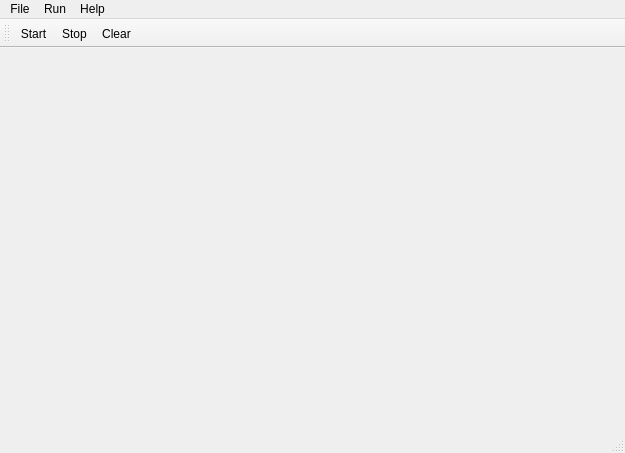
<?xml version="1.0" encoding="UTF-8"?>
<ui version="4.0">
 <class>MainWindow</class>
 <widget class="QMainWindow" name="MainWindow">
  <property name="geometry">
   <rect>
    <x>0</x>
    <y>0</y>
    <width>625</width>
    <height>453</height>
   </rect>
  </property>
  <property name="windowTitle">
   <string>MainWindow</string>
  </property>
  <widget class="QWidget" name="centralWidget">
   <layout class="QVBoxLayout" name="verticalLayout_2" stretch="0">
    <item>
     <widget class="QRootCanvas" name="canvas" native="true"/>
    </item>
   </layout>
  </widget>
  <widget class="QMenuBar" name="menuBar">
   <property name="geometry">
    <rect>
     <x>0</x>
     <y>0</y>
     <width>625</width>
     <height>20</height>
    </rect>
   </property>
   <widget class="QMenu" name="menuFile">
    <property name="title">
     <string>File</string>
    </property>
    <addaction name="actionOpen"/>
    <addaction name="separator"/>
    <addaction name="actionSave"/>
    <addaction name="actionSave_As"/>
    <addaction name="separator"/>
    <addaction name="actionExit"/>
   </widget>
   <widget class="QMenu" name="menuRun">
    <property name="title">
     <string>Run</string>
    </property>
    <addaction name="actionStart"/>
    <addaction name="actionStop"/>
    <addaction name="actionClear"/>
   </widget>
   <widget class="QMenu" name="menuHelp">
    <property name="title">
     <string>Help</string>
    </property>
    <addaction name="actionAbout"/>
   </widget>
   <addaction name="menuFile"/>
   <addaction name="menuRun"/>
   <addaction name="menuHelp"/>
  </widget>
  <widget class="QToolBar" name="mainToolBar">
   <attribute name="toolBarArea">
    <enum>TopToolBarArea</enum>
   </attribute>
   <attribute name="toolBarBreak">
    <bool>false</bool>
   </attribute>
   <addaction name="actionStart"/>
   <addaction name="actionStop"/>
   <addaction name="actionClear"/>
  </widget>
  <widget class="QStatusBar" name="statusBar"/>
  <action name="actionOpen">
   <property name="icon">
    <iconset resource="resources.qrc">
     <normaloff>:/icons/icons/open.svg</normaloff>:/icons/icons/open.svg</iconset>
   </property>
   <property name="text">
    <string>Open</string>
   </property>
  </action>
  <action name="actionSave">
   <property name="icon">
    <iconset resource="resources.qrc">
     <normaloff>:/icons/icons/save.svg</normaloff>:/icons/icons/save.svg</iconset>
   </property>
   <property name="text">
    <string>Save</string>
   </property>
  </action>
  <action name="actionSave_As">
   <property name="text">
    <string>Save As</string>
   </property>
  </action>
  <action name="actionExit">
   <property name="icon">
    <iconset resource="resources.qrc">
     <normaloff>:/icons/icons/close.svg</normaloff>:/icons/icons/close.svg</iconset>
   </property>
   <property name="text">
    <string>Exit</string>
   </property>
  </action>
  <action name="actionStart">
   <property name="icon">
    <iconset resource="resources.qrc">
     <normaloff>:/icons/icons/start.svg</normaloff>:/icons/icons/start.svg</iconset>
   </property>
   <property name="text">
    <string>Start</string>
   </property>
  </action>
  <action name="actionStop">
   <property name="icon">
    <iconset resource="resources.qrc">
     <normaloff>:/icons/icons/stop.svg</normaloff>:/icons/icons/stop.svg</iconset>
   </property>
   <property name="text">
    <string>Stop</string>
   </property>
  </action>
  <action name="actionClear">
   <property name="icon">
    <iconset resource="resources.qrc">
     <normaloff>:/icons/icons/reload.svg</normaloff>:/icons/icons/reload.svg</iconset>
   </property>
   <property name="text">
    <string>Clear</string>
   </property>
  </action>
  <action name="actionAbout">
   <property name="icon">
    <iconset resource="resources.qrc">
     <normaloff>:/icons/icons/about.svg</normaloff>:/icons/icons/about.svg</iconset>
   </property>
   <property name="text">
    <string>About</string>
   </property>
  </action>
 </widget>
 <layoutdefault spacing="6" margin="11"/>
 <customwidgets>
  <customwidget>
   <class>QRootCanvas</class>
   <extends>QWidget</extends>
   <header location="global">qrootcanvas.h</header>
   <container>1</container>
  </customwidget>
 </customwidgets>
 <resources>
  <include location="resources.qrc"/>
 </resources>
 <connections/>
</ui>
